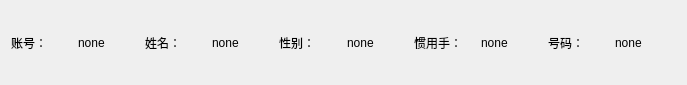
<?xml version="1.0" encoding="UTF-8"?>
<ui version="4.0">
 <class>UserInfoWidget</class>
 <widget class="QWidget" name="UserInfoWidget">
  <property name="geometry">
   <rect>
    <x>0</x>
    <y>0</y>
    <width>687</width>
    <height>85</height>
   </rect>
  </property>
  <property name="windowTitle">
   <string>UserInfoWidget</string>
  </property>
  <layout class="QGridLayout" name="gridLayout">
   <item row="0" column="0">
    <layout class="QHBoxLayout" name="horizontalLayout_6">
     <item>
      <layout class="QHBoxLayout" name="horizontalLayout_4">
       <item>
        <widget class="QLabel" name="label_4">
         <property name="text">
          <string>账号：</string>
         </property>
        </widget>
       </item>
       <item>
        <widget class="QLabel" name="label_account">
         <property name="styleSheet">
          <string notr="true"/>
         </property>
         <property name="text">
          <string>none</string>
         </property>
        </widget>
       </item>
      </layout>
     </item>
     <item>
      <layout class="QHBoxLayout" name="horizontalLayout">
       <item>
        <widget class="QLabel" name="label">
         <property name="text">
          <string>姓名：</string>
         </property>
        </widget>
       </item>
       <item>
        <widget class="QLabel" name="label_name">
         <property name="styleSheet">
          <string notr="true"/>
         </property>
         <property name="text">
          <string>none</string>
         </property>
        </widget>
       </item>
      </layout>
     </item>
     <item>
      <layout class="QHBoxLayout" name="horizontalLayout_2">
       <item>
        <widget class="QLabel" name="label_2">
         <property name="text">
          <string>性别：</string>
         </property>
        </widget>
       </item>
       <item>
        <widget class="QLabel" name="label_sex">
         <property name="text">
          <string>none</string>
         </property>
        </widget>
       </item>
      </layout>
     </item>
     <item>
      <layout class="QHBoxLayout" name="horizontalLayout_3">
       <item>
        <widget class="QLabel" name="label_3">
         <property name="text">
          <string>惯用手：</string>
         </property>
        </widget>
       </item>
       <item>
        <widget class="QLabel" name="label_handy">
         <property name="text">
          <string>none</string>
         </property>
        </widget>
       </item>
      </layout>
     </item>
     <item>
      <layout class="QHBoxLayout" name="horizontalLayout_5">
       <item>
        <widget class="QLabel" name="label_5">
         <property name="text">
          <string>号码：</string>
         </property>
        </widget>
       </item>
       <item>
        <widget class="QLabel" name="label_phone">
         <property name="styleSheet">
          <string notr="true"/>
         </property>
         <property name="text">
          <string>none</string>
         </property>
        </widget>
       </item>
      </layout>
     </item>
    </layout>
   </item>
  </layout>
 </widget>
 <resources/>
 <connections/>
</ui>
